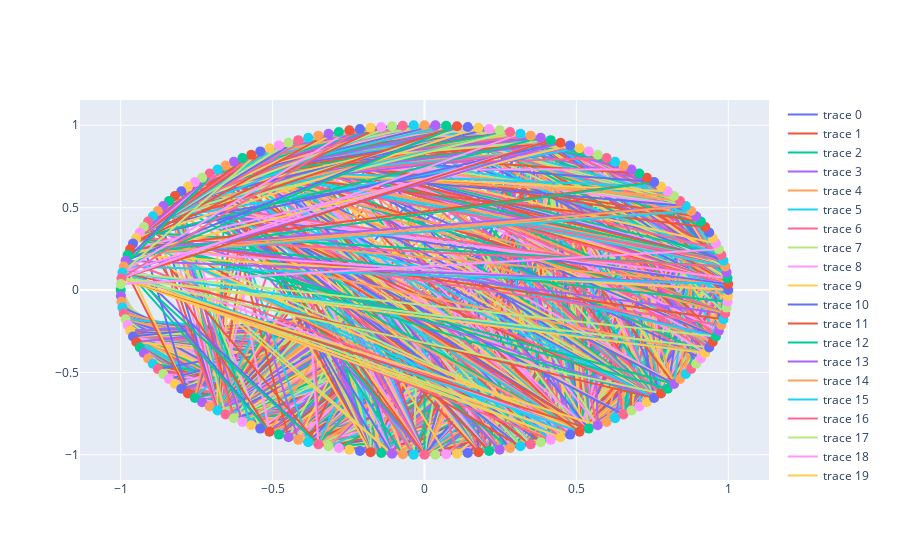

Here is the notebook cell this chart was saved with:
### Code cell
pos = nx.shell_layout(g)

fig = go.Figure()

for u, v, data in g.edges(data=True):
    x0, y0 = pos[u]
    x1, y1 = pos[v]
    fig.add_trace(go.Scatter(x=[x0, x1], y=[y0, y1], mode='lines'))

# Add nodes to the figure
for node in g.nodes():
    x, y = pos[node]
    fig.add_trace(go.Scatter(x=[x], y=[y], mode='markers', marker=dict(size=10)))

# Show the figure
fig.show()
